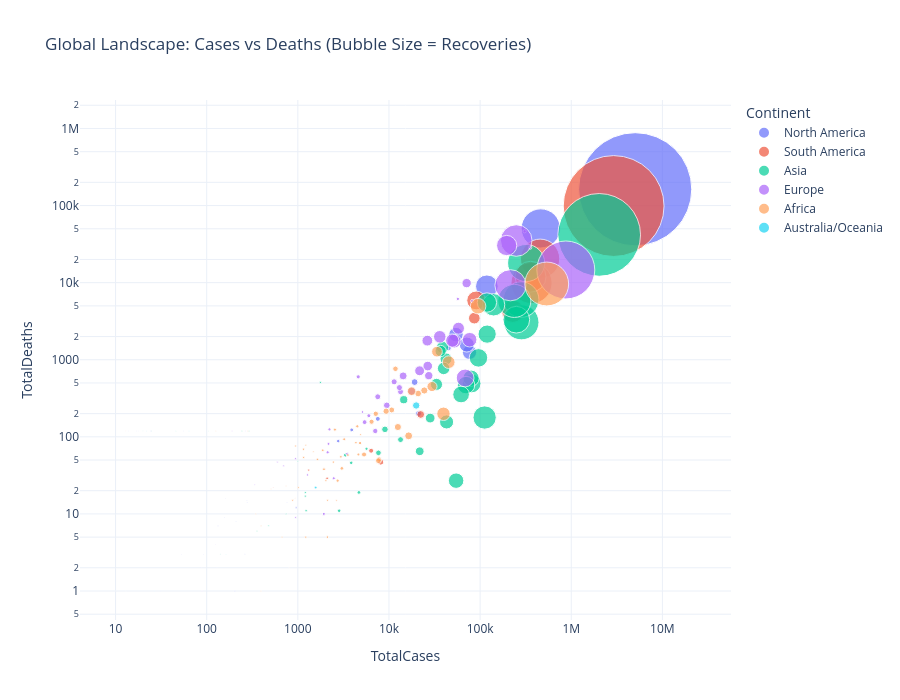

Notebook code for this chart:
### Markdown cell above
---
## 🫧 Step 6 — Interactive Bubble Chart: Cases vs. Deaths vs. Recovery Rate
- **X-Axis**: Total Cases (Log Scale)
- **Y-Axis**: Total Deaths (Log Scale)
- **Bubble Size**: Total Recovered
- **Bubble Color**: Continent

Hover over any bubble to see exactly which country it is!

### Code cell
fig = px.scatter(
    df, 
    x="TotalCases", 
    y="TotalDeaths",
    size="TotalRecovered", 
    color="Continent",
    hover_name="Country", 
    log_x=True, 
    log_y=True, 
    size_max=80,
    title="Global Landscape: Cases vs Deaths (Bubble Size = Recoveries)",
    template="plotly_white"
)

fig.update_layout(height=700)
fig.show()

### Figure 1 — Plotly figure (JSON) as saved in the notebook; plotly's stock layout.template omitted (floating-point values rounded to 4 significant figures)
{"data": [{"hovertemplate": "<b>%{hovertext}</b><br><br>Continent=North America<br>TotalCases=%{x}<br>TotalDeaths=%{y}<br>TotalRecovered=%{marker.size}<extra></extra>", "hovertext": ["USA", "Mexico", "Canada", "Dominican Republic", "Panama", "Guatemala", "Honduras", "Costa Rica", "El Salvador", "Haiti", "Nicaragua", "Cuba", "Jamaica", "Bahamas", "Guadeloupe", "Martinique", "Aruba", "Trinidad and Tobago", "Cayman Islands", "Sint Maarten", "Bermuda", "Barbados", "Turks and Caicos", "Antigua and Barbuda", "Belize", "St. Vincent Grenadines", "Saint Martin", "Curaçao", "Saint Lucia", "Grenada", "Dominica", "Saint Kitts and Nevis", "Greenland", "Montserrat", "Caribbean Netherlands"], "legendgroup": "North America", "marker": {"color": "#636efa", "size": [2577000.0, 308800.0, 103100.0, 40540.0, 45660.0, 42070.0, 6116.0, 7038.0, 9236.0, 4832.0, 2913.0, 2409.0, 745.0, 91.0, 179.0, 98.0, 114.0, 135.0, 202.0, 64.0, 144.0, 100.0, 39.0, 76.0, 31.0, 46.0, 41.0, 28.0, 24.0, 23.0, 18.0, 16.0, 14.0, 10.0, 7.0], "sizemode": "area", "sizeref": 402.6, "symbol": "circle"}, "mode": "markers", "name": "North America", "orientation": "v", "showlegend": true, "type": "scatter", "x": [5032179, 462690, 118561, 76536, 71418, 54339, 45098, 21070, 19126, 7544, 3902, 2775, 958, 761, 279, 276, 263, 210, 203, 160, 157, 133, 129, 92, 86, 56, 53, 31, 25, 24, 18, 17, 14, 13, 13], "xaxis": "x", "y": [162800.0, 50520.0, 8966.0, 1246.0, 1574.0, 2119.0, 1423.0, 200.0, 513.0, 171.0, 123.0, 88.0, 12.0, 14.0, 14.0, 15.0, 3.0, 8.0, 1.0, 16.0, 9.0, 7.0, 2.0, 3.0, 2.0, 119.0, 3.0, 1.0, 119.0, 119.0, 119.0, 119.0, 119.0, 1.0, 119.0], "yaxis": "y"}, {"hovertemplate": "<b>%{hovertext}</b><br><br>Continent=South America<br>TotalCases=%{x}<br>TotalDeaths=%{y}<br>TotalRecovered=%{marker.size}<extra></extra>", "hovertext": ["Brazil", "Peru", "Chile", "Colombia", "Argentina", "Ecuador", "Bolivia", "Venezuela", "French Guiana", "Paraguay", "Suriname", "Uruguay", "Guyana", "Falkland Islands"], "legendgroup": "South America", "marker": {"color": "#EF553B", "size": [2048000.0, 310300.0, 340200.0, 192400.0, 99850.0, 71320.0, 27370.0, 12150.0, 7240.0, 4974.0, 1446.0, 1079.0, 189.0, 13.0], "sizemode": "area", "sizeref": 402.6, "symbol": "circle"}, "mode": "markers", "name": "South America", "orientation": "v", "showlegend": true, "type": "scatter", "x": [2917562, 455409, 366671, 357710, 228195, 90537, 86423, 22299, 8127, 6375, 2096, 1318, 538, 13], "xaxis": "x", "y": [98640.0, 20420.0, 9889.0, 11940.0, 4251.0, 5877.0, 3465.0, 195.0, 47.0, 66.0, 29.0, 37.0, 22.0, 119.0], "yaxis": "y"}, {"hovertemplate": "<b>%{hovertext}</b><br><br>Continent=Asia<br>TotalCases=%{x}<br>TotalDeaths=%{y}<br>TotalRecovered=%{marker.size}<extra></extra>", "hovertext": ["India", "Iran", "Saudi Arabia", "Pakistan", "Bangladesh", "Turkey", "Iraq", "Philippines", "Indonesia", "Qatar", "Kazakhstan", "Oman", "Israel", "Kuwait", "UAE", "Singapore", "Bahrain", "Japan", "Armenia", "Kyrgyzstan", "Afghanistan", "Azerbaijan", "Uzbekistan", "Nepal", "S. Korea", "Palestine", "Malaysia", "Tajikistan", "Lebanon", "Maldives", "Hong Kong", "Thailand", "Sri Lanka", "Yemen", "Jordan", "Cyprus", "Georgia", "Syria", "Vietnam", "Taiwan", "Myanmar", "Mongolia", "Cambodia", "Brunei", "Bhutan", "Macao", "Timor-Leste", "Laos"], "legendgroup": "Asia", "marker": {"color": "#00cc96", "size": [1377000.0, 277500.0, 247100.0, 256100.0, 143800.0, 220500.0, 101000.0, 66840.0, 75640.0, 108800.0, 68870.0, 70910.0, 53430.0, 61610.0, 55740.0, 48030.0, 39940.0, 28880.0, 31560.0, 30100.0, 25840.0, 29280.0, 19290.0, 15390.0, 13540.0, 6907.0, 8713.0, 6443.0, 1974.0, 2725.0, 2458.0, 3148.0, 2541.0, 898.0, 1171.0, 856.0, 987.0, 311.0, 392.0, 443.0, 308.0, 260.0, 210.0, 138.0, 93.0, 46.0, 24.0, 19.0], "sizemode": "area", "sizeref": 402.6, "symbol": "circle"}, "mode": "markers", "name": "Asia", "orientation": "v", "showlegend": true, "type": "scatter", "x": [2025409, 320117, 284226, 281863, 249651, 237265, 140603, 119460, 118753, 112092, 95942, 80713, 79559, 70045, 61845, 54555, 42889, 42263, 39819, 38659, 36896, 33247, 28315, 21750, 14519, 13398, 9038, 7665, 5672, 4680, 3850, 3330, 2839, 1768, 1232, 1208, 1206, 999, 747, 477, 357, 293, 243, 141, 105, 46, 25, 20], "xaxis": "x", "y": [41640.0, 17980.0, 3055.0, 6035.0, 3306.0, 5798.0, 5161.0, 2150.0, 5521.0, 178.0, 1058.0, 492.0, 576.0, 469.0, 354.0, 27.0, 156.0, 1026.0, 772.0, 1447.0, 1298.0, 479.0, 175.0, 65.0, 303.0, 92.0, 125.0, 62.0, 70.0, 19.0, 46.0, 58.0, 11.0, 508.0, 11.0, 19.0, 17.0, 48.0, 10.0, 7.0, 6.0, 119.0, 119.0, 3.0, 119.0, 119.0, 119.0, 119.0], "yaxis": "y"}, {"hovertemplate": "<b>%{hovertext}</b><br><br>Continent=Europe<br>TotalCases=%{x}<br>TotalDeaths=%{y}<br>TotalRecovered=%{marker.size}<extra></extra>", "hovertext": ["Russia", "Spain", "UK", "Italy", "Germany", "France", "Sweden", "Ukraine", "Belgium", "Belarus", "Romania", "Netherlands", "Portugal", "Poland", "Switzerland", "Serbia", "Moldova", "Ireland", "Austria", "Czechia", "Denmark", "Bosnia and Herzegovina", "Bulgaria", "North Macedonia", "Norway", "Finland", "Luxembourg", "Albania", "Croatia", "Greece", "Hungary", "Montenegro", "Slovakia", "Slovenia", "Lithuania", "Estonia", "Iceland", "Latvia", "Malta", "Andorra", "San Marino", "Channel Islands", "Isle of Man", "Faeroe Islands", "Gibraltar", "Monaco", "Liechtenstein", "Vatican City"], "legendgroup": "Europe", "marker": {"color": "#ab63fa", "size": [676400.0, 2180.0, 2180.0, 201300.0, 196200.0, 82460.0, 2180.0, 42520.0, 17660.0, 63760.0, 28990.0, 2180.0, 37840.0, 35640.0, 31600.0, 14050.0, 18680.0, 23360.0, 19600.0, 12320.0, 12790.0, 7042.0, 7374.0, 7480.0, 8857.0, 6980.0, 5750.0, 3155.0, 4688.0, 1374.0, 3463.0, 2178.0, 1824.0, 1909.0, 1656.0, 1954.0, 1825.0, 1070.0, 670.0, 828.0, 657.0, 533.0, 312.0, 192.0, 184.0, 105.0, 85.0, 12.0], "sizemode": "area", "sizeref": 402.6, "symbol": "circle"}, "mode": "markers", "name": "Europe", "orientation": "v", "showlegend": true, "type": "scatter", "x": [871894, 354530, 308134, 249204, 215210, 195633, 81967, 76808, 71158, 68503, 57895, 56982, 52061, 49515, 36108, 27332, 26628, 26372, 21696, 17731, 14306, 13396, 13014, 11399, 9468, 7532, 7073, 6016, 5404, 5123, 4597, 3480, 2480, 2223, 2171, 2124, 1930, 1275, 946, 944, 699, 597, 336, 266, 190, 125, 89, 12], "xaxis": "x", "y": [14610.0, 28500.0, 46410.0, 35190.0, 9252.0, 30310.0, 5766.0, 1819.0, 9859.0, 580.0, 2566.0, 6153.0, 1743.0, 1774.0, 1985.0, 621.0, 828.0, 1768.0, 719.0, 390.0, 617.0, 384.0, 435.0, 517.0, 256.0, 331.0, 119.0, 188.0, 155.0, 210.0, 600.0, 60.0, 29.0, 125.0, 81.0, 63.0, 10.0, 32.0, 9.0, 52.0, 42.0, 47.0, 24.0, 119.0, 119.0, 4.0, 1.0, 119.0], "yaxis": "y"}, {"hovertemplate": "<b>%{hovertext}</b><br><br>Continent=Africa<br>TotalCases=%{x}<br>TotalDeaths=%{y}<br>TotalRecovered=%{marker.size}<extra></extra>", "hovertext": ["South Africa", "Egypt", "Nigeria", "Ghana", "Algeria", "Morocco", "Kenya", "Ethiopia", "Cameroon", "Ivory Coast", "Madagascar", "Sudan", "Senegal", "DRC", "Gabon", "Guinea", "Zambia", "Mauritania", "Djibouti", "Libya", "Equatorial Guinea", "CAR", "Malawi", "Zimbabwe", "Congo", "Somalia", "Mayotte", "Eswatini", "Cabo Verde", "Namibia", "Mali", "South Sudan", "Mozambique", "Rwanda", "Guinea-Bissau", "Benin", "Sierra Leone", "Tunisia", "Angola", "Liberia", "Uganda", "Burkina Faso", "Niger", "Togo", "Chad", "Gambia", "Sao Tome and Principe", "Botswana", "Lesotho", "Réunion", "Tanzania", "Comoros", "Burundi", "Mauritius", "Eritrea", "Seychelles", "Western Sahara"], "legendgroup": "Africa", "marker": {"color": "#FFA15A", "size": [387300.0, 48900.0, 32430.0, 36380.0, 23240.0, 20550.0, 10440.0, 9027.0, 15320.0, 12480.0, 10150.0, 6194.0, 7101.0, 8048.0, 5609.0, 6757.0, 5786.0, 5291.0, 5057.0, 652.0, 2182.0, 1641.0, 2137.0, 1264.0, 1589.0, 1728.0, 2738.0, 1476.0, 2010.0, 563.0, 1954.0, 1175.0, 795.0, 1258.0, 944.0, 1600.0, 1427.0, 1241.0, 520.0, 705.0, 1102.0, 961.0, 1057.0, 697.0, 838.0, 136.0, 797.0, 63.0, 175.0, 592.0, 183.0, 340.0, 304.0, 334.0, 225.0, 124.0, 8.0], "sizemode": "area", "sizeref": 402.6, "symbol": "circle"}, "mode": "markers", "name": "Africa", "orientation": "v", "showlegend": true, "type": "scatter", "x": [538184, 95006, 45244, 39642, 33626, 29644, 24411, 20900, 17718, 16447, 12526, 11780, 10715, 9309, 7787, 7664, 7164, 6444, 5330, 4879, 4821, 4620, 4491, 4339, 3546, 3227, 3042, 2968, 2734, 2652, 2552, 2450, 2120, 2111, 2032, 1936, 1877, 1642, 1483, 1224, 1223, 1158, 1153, 1012, 942, 935, 878, 804, 742, 671, 509, 396, 395, 344, 282, 126, 10], "xaxis": "x", "y": [9604.0, 4951.0, 930.0, 199.0, 1273.0, 449.0, 399.0, 365.0, 391.0, 103.0, 134.0, 763.0, 223.0, 215.0, 51.0, 49.0, 199.0, 157.0, 59.0, 107.0, 83.0, 59.0, 137.0, 84.0, 58.0, 93.0, 39.0, 55.0, 27.0, 15.0, 124.0, 47.0, 15.0, 5.0, 27.0, 38.0, 67.0, 51.0, 64.0, 78.0, 5.0, 54.0, 69.0, 22.0, 76.0, 16.0, 15.0, 2.0, 23.0, 5.0, 21.0, 7.0, 1.0, 10.0, 119.0, 119.0, 1.0], "yaxis": "y"}, {"hovertemplate": "<b>%{hovertext}</b><br><br>Continent=Australia/Oceania<br>TotalCases=%{x}<br>TotalDeaths=%{y}<br>TotalRecovered=%{marker.size}<extra></extra>", "hovertext": ["Australia", "New Zealand", "Papua New Guinea", "French Polynesia", "Fiji", "New Caledonia"], "legendgroup": "Australia/Oceania", "marker": {"color": "#19d3f3", "size": [10940.0, 1524.0, 53.0, 62.0, 18.0, 22.0], "sizemode": "area", "sizeref": 402.6, "symbol": "circle"}, "mode": "markers", "name": "Australia/Oceania", "orientation": "v", "showlegend": true, "type": "scatter", "x": [19890, 1569, 163, 64, 27, 22], "xaxis": "x", "y": [255.0, 22.0, 3.0, 119.0, 1.0, 119.0], "yaxis": "y"}], "layout": {"height": 700, "legend": {"itemsizing": "constant", "title": {"text": "Continent"}, "tracegroupgap": 0}, "title": {"text": "Global Landscape: Cases vs Deaths (Bubble Size = Recoveries)"}, "xaxis": {"anchor": "y", "domain": [0, 1], "title": {"text": "TotalCases"}, "type": "log"}, "yaxis": {"anchor": "x", "domain": [0, 1], "title": {"text": "TotalDeaths"}, "type": "log"}}}
